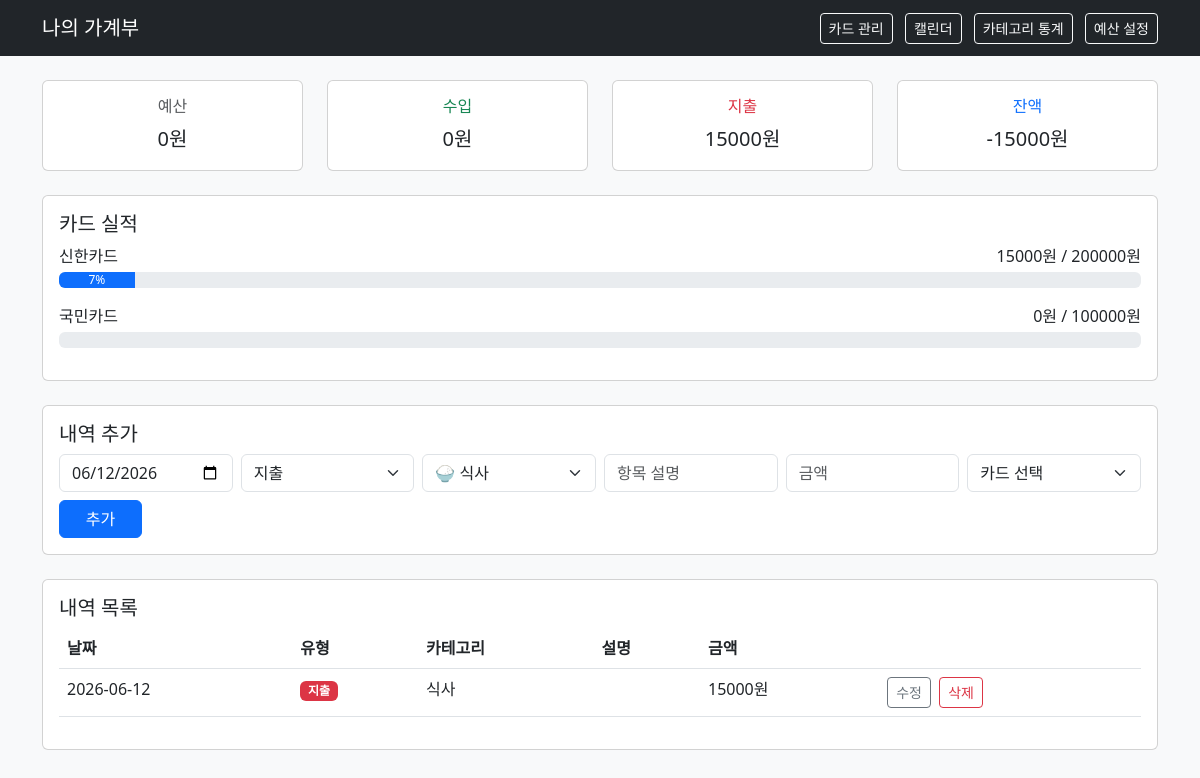
The page / on the database its author committed.
### models.py (models this page shows)
class Card(db.Model):
    id = db.Column(db.Integer, primary_key=True)
    name = db.Column(db.String(50), nullable=False)       # 카드 이름 (예: 신한카드)
    monthly_target = db.Column(db.Integer, nullable=False) # 월 목표 금액

class Transaction(db.Model):        # 하나의 클래스 = 하나의 DB 테이블
    id = db.Column(db.Integer, primary_key=True)
    date = db.Column(db.String(10), nullable=False)   # 예: "2026-06-12"
    type = db.Column(db.String(10), nullable=False)   # "income" 또는 "expense"
    category = db.Column(db.String(50), nullable=False)
    description = db.Column(db.String(200), nullable=False)
    amount = db.Column(db.Integer, nullable=False)
    card = db.Column(db.String(50), nullable=True)  # 어떤 카드로 결제했는지 (없을 수도 있음)

### app.py (the view)
@app.route('/') # 이 URL로 접속하면 아래의 함수를 실행
def index():
    transactions = Transaction.query.order_by(Transaction.date.desc()).all() # DB에서 전체 내역을 최신순(날짜)으로 가져옴
    income_total = sum(tx.amount for tx in transactions if tx.type == 'income')
    expense_total = sum(tx.amount for tx in transactions if tx.type == 'expense')
    balance = income_total - expense_total # 가져온 내역에서 수입/지출 합계와 잔액 계산
    current_month = datetime.now().strftime('%Y-%m')
    budget = Budget.query.filter_by(month = current_month).first()
    budget_amount = budget.amount if budget else 0
    remaining = budget_amount - expense_total
    cards = Card.query.all()
    card_stats = []
    for card in cards:
        spent = sum(tx.amount for tx in transactions
                    if tx.type == 'expense' and tx.card == card.name)
        card_stats.append({
            'name': card.name,
            'target': card.monthly_target,
            'spent': spent,
            'percent': min(int(spent / card.monthly_target * 100), 100) if card.monthly_target > 0 else 0
        })
    return render_template('index.html', # render_template를 하면 변수를 여러개 넘길 수 있음
                        transactions=transactions,
                        income_total=income_total,
                        expense_total=expense_total,
                        balance=balance,
                        budget_amount=budget_amount,
                        remaining=remaining,
                        card_stats=card_stats,
                        card_list=cards,
                        ) # 계산 결과를 index.html에 넘겨서 화면에 표시

### templates/index.html (shortened to what this page needs)
<!DOCTYPE html>
<html lang="ko">
    <head>
        <link href="https://cdn.jsdelivr.net/npm/bootstrap@5.3.0/dist/css/bootstrap.min.css" rel="stylesheet">
    </head>
    <body class="bg-light">
        <nav class="navbar navbar-dark bg-dark mb-4">
            <div class="container">
                <span class="navbar-brand">나의 가계부</span>
                <div>
                    <a href="/cards" class="btn btn-outline-light btn-sm me-2">카드 관리</a>
                    <a href="/calendar" class="btn btn-outline-light btn-sm me-2">캘린더</a>
                    <a href="/stats" class="btn btn-outline-light btn-sm me-2">카테고리 통계</a>
                    <a href="/budget" class="btn btn-outline-light btn-sm">예산 설정</a>
                </div>
            </div>
        </nav>
        <div class="container">
            <div class="row mb-4">
                <div class="col-md-3">
                    <div class="card text-center">
                        <div class="card-body">
                            <h6 class="card-title text-muted">예산</h6>
                            <p class="card-text fs-5">{{ budget_amount }}원</p>
                        </div>
                    </div>
                </div>
                <div class="col-md-3">
                    <div class="card text-center">
                        <div class="card-body">
                            <h6 class="card-title text-success">수입</h6>
                            <p class="card-text fs-5">{{ income_total }}원</p>
                        </div>
                    </div>
                </div>
                <div class="col-md-3">
                    <div class="card text-center">
                        <div class="card-body">
                            <h6 class="card-title text-danger">지출</h6>
                            <p class="card-text fs-5">{{ expense_total }}원</p>
                        </div>
                    </div>
                </div>
                <div class="col-md-3">
                    <div class="card text-center">
                        <div class="card-body">
                            <h6 class="card-title text-primary">잔액</h6>
                            <p class="card-text fs-5">{{ balance }}원</p>
                        </div>
                    </div>
                </div>
            </div>
            {% if card_stats %}
            <div class="card mb-4">
                <div class="card-body">
                    <h5 class="card-title">카드 실적</h5>
                    {% for c in card_stats %}
                    <div class="mb-3">
                        <div class="d-flex justify-content-between mb-1">
                            <span>{{ c.name }}</span>
                            <span>{{ c.spent }}원 / {{ c.target }}원</span>
                        </div>
                        <div class="progress">
                            <div class="progress-bar" style="width: {{ c.percent }}%">{{ c.percent }}%</div>
                        </div>
                    </div>
                    {% endfor %}
                </div>
            </div>
            {% endif %}
            <div class="card mb-4">
                <div class="card-body">
                    <h5 class="card-title">내역 추가</h5>
                    <form action="/add" method="post" class="row g-2">
                        <div class="col-md-2">
                            <input type="date" name="date" id="date" class="form-control" required>
                        </div>
                        <div class="col-md-2">
                            <select name="type" class="form-select">
                                <option value="expense">지출</option>
                            </select>
                        </div>
                        <div class="col-md-2">
                            <select name="category" class="form-select">
                                <option value="식사">🍚 식사</option>
                            </select>
                        </div>
                        <div class="col-md-2">
                            <input type="text" name="description" class="form-control" placeholder="항목 설명">
                        </div>
                        <div class="col-md-2">
                            <input type="number" name="amount" class="form-control" placeholder="금액" required>
                        </div>
                        <div class="col-md-2">
                            <select name="card" class="form-select" required>
                                <option value="">카드 선택</option>
                            </select>
                        </div>
                        <div class="col-md-1">
                            <button type="submit" class="btn btn-primary w-100">추가</button>
                        </div>
                    </form>
                </div>
            </div>
            <div class="card">
                <div class="card-body">
                    <h5 class="card-title">내역 목록</h5>
                    <table class="table table-hover">
                        <thead>
                            <tr>
                                <th>날짜</th>
                                <th>유형</th>
                                <th>카테고리</th>
                                <th>설명</th>
                                <th>금액</th>
                                <th></th>
                            </tr>
                        </thead>
                        <tbody>
                            {% for tx in transactions %}
                            <tr>
                                <td>{{ tx.date }}</td>
                                <td>
                                    {% if tx.type == 'income' %}
                                    <span class="badge bg-success">수입</span>
                                    {% else %}
                                    <span class="badge bg-danger">지출</span>
                                    {% endif %}
                                </td>
                                <td>{{ tx.category }}</td>
                                <td>{{ tx.description }}</td>
                                <td>{{ tx.amount }}원</td>
                                <td>
                                    <a href="/edit/{{ tx.id }}" class="btn btn-sm btn-outline-secondary me-1">수정</a>
                                    <form action="/delete/{{ tx.id }}" method="post" style="display:inline">
                                        <button type="submit" class="btn btn-sm btn-outline-danger">삭제</button>
                                    </form>
                                </td>
                            </tr>
                            {% endfor %}
                        </tbody>
                    </table>
                </div>
            </div>
        </div>
    </body>
</html>

### rows shown on the page
Card: name "신한카드", spent "15000", target "200000", percent "7"
Card: name "국민카드", spent "0", target "100000"
Transaction: date "2026-06-12", type "지출", category "식사", amount "15000"

### other values the page prints
{{ budget_amount }} "0"
{{ income_total }} "0"
{{ expense_total }} "15000"
{{ balance }} "-15000"
